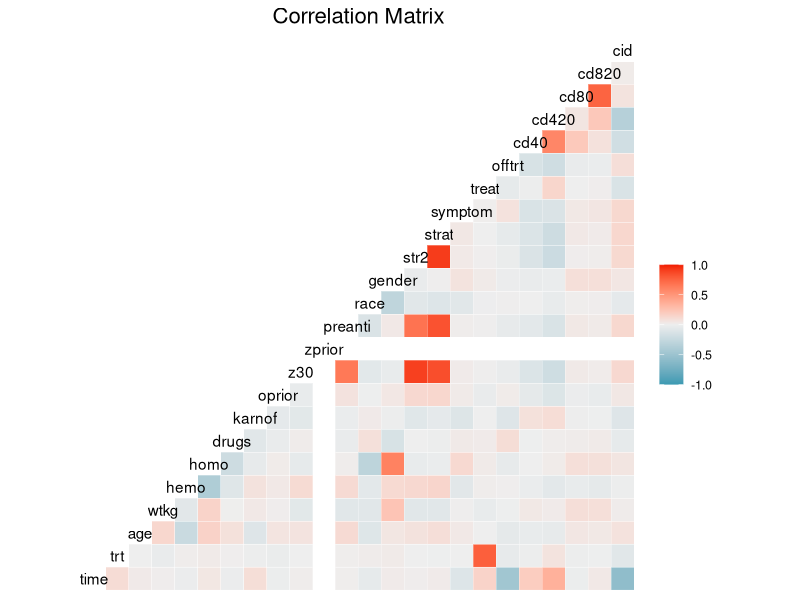
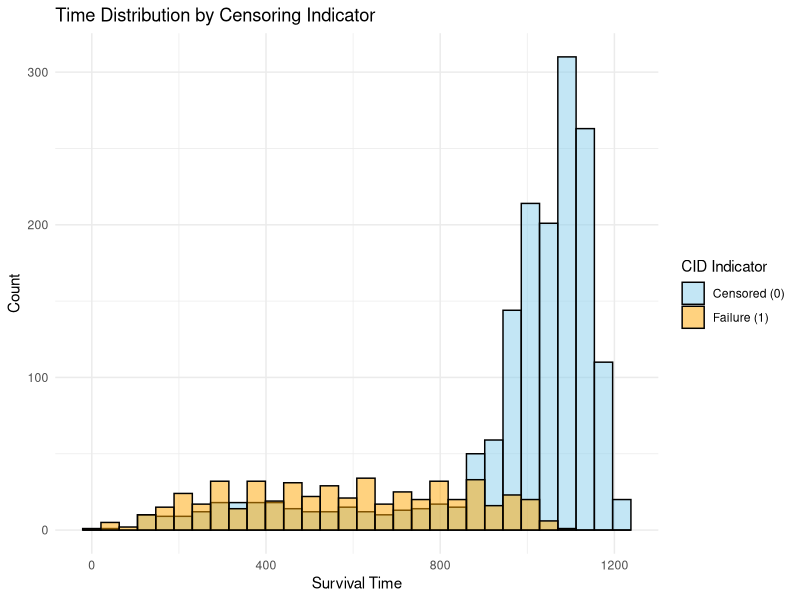
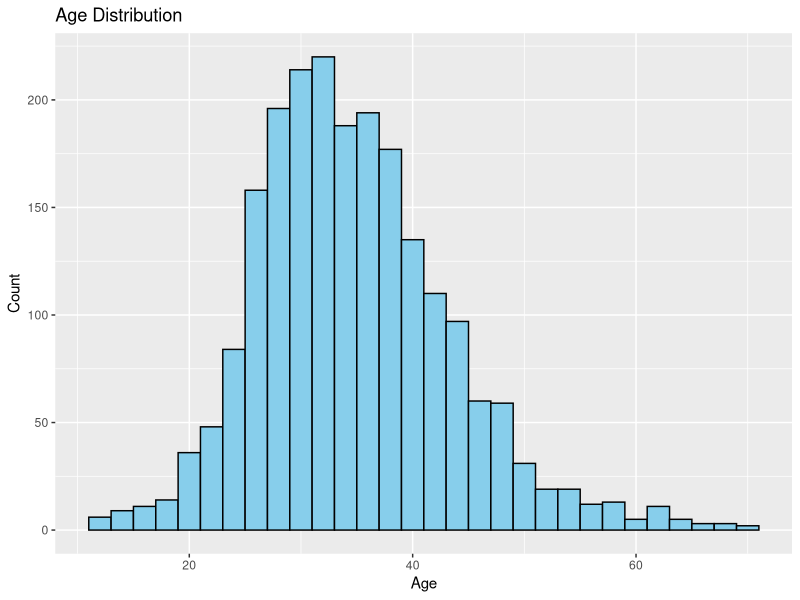
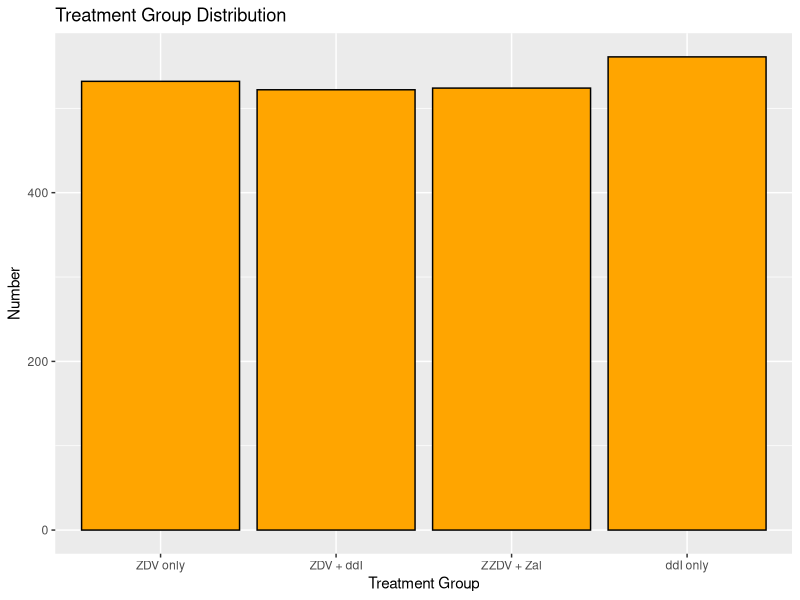
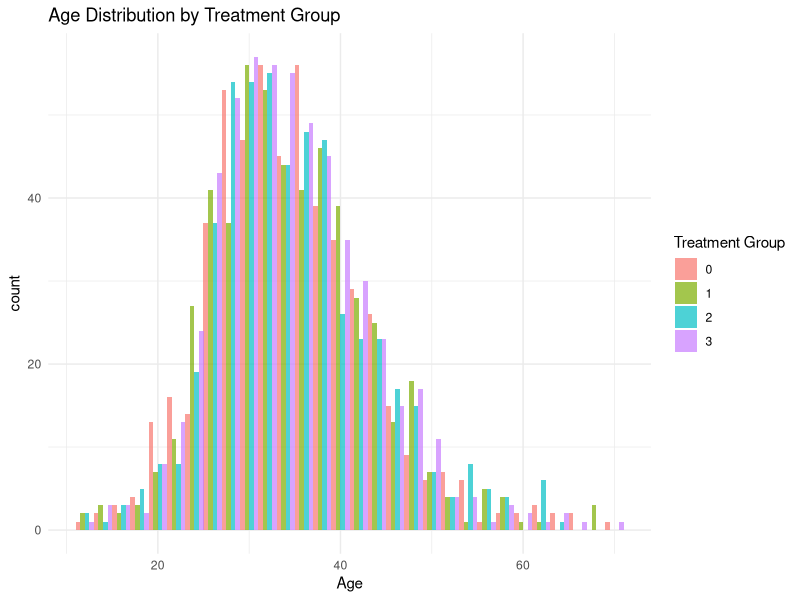
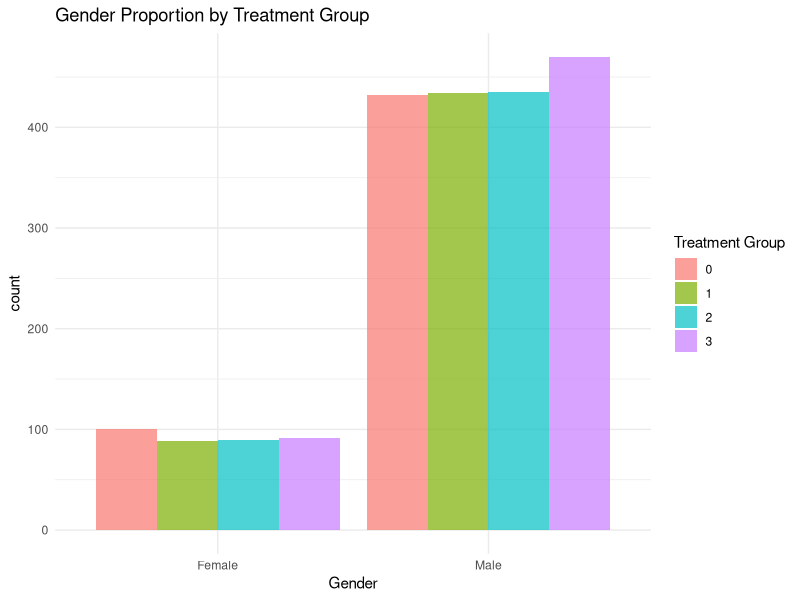
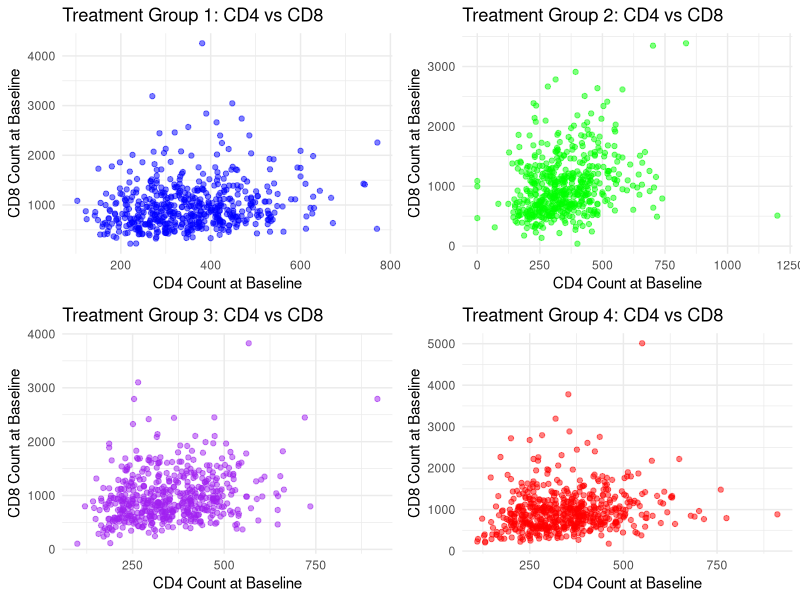
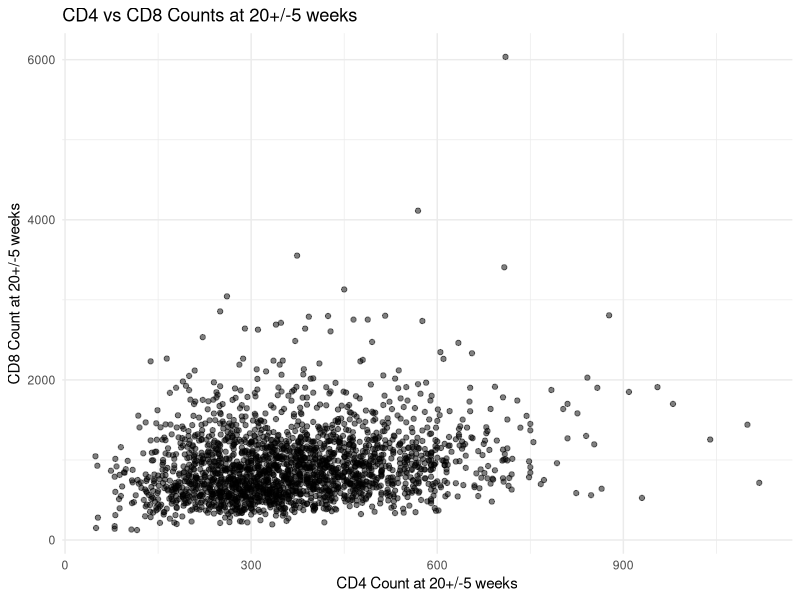

The R script that drew these images, in order:
## ---- chunk 1
library(ggplot2)
library(dplyr)
library(corrplot)
library(GGally)
data <- read.csv("../data/raw-data/aids_clinical_trials_combined.csv")
## ---- chunk 2
# Statistic Summary of the dataset
summary(data)
## ---- chunk 3
missing_values <- colSums(is.na(data))
print(missing_values)
## ---- chunk 4
ggcorr(data)+
  ggtitle("Correlation Matrix") +
  theme(plot.title = element_text(hjust = 0.5, size = 16))
## ---- chunk 5
ggplot(data, aes(x = time, fill = as.factor(cid))) +
  geom_histogram(position = "identity", bins = 30, color = "black", alpha = 0.5) +
  labs(
    title = "Time Distribution by Censoring Indicator",
    x = "Survival Time",
    y = "Count",
    fill = "CID Indicator"
  ) +
  scale_fill_manual(values = c("skyblue", "orange"), labels = c("Censored (0)", "Failure (1)")) +
  theme_minimal()

## ---- chunk 6
ggplot(data, aes(x = age)) +
  geom_histogram(bins = 30, fill = "skyblue", color = "black") +
  labs(title = "Age Distribution", x = "Age", y = "Count")
## ---- chunk 7
# Distribution of Treatment Groups
ggplot(data, aes(x = factor(trt))) +
  geom_bar(fill = "orange", color = "black") +
  labs(title = "Treatment Group Distribution", x = "Treatment Group", y = "Number") +
  scale_x_discrete(labels = c("0" = "ZDV only", "1" = "ZDV + ddI","2" = "ZZDV + Zal", "3" = "ddI only"))
## ---- chunk 8
ggplot(data, aes(x = age, fill = as.factor(trt))) +
  geom_histogram(bins = 30, position = "dodge", alpha = 0.7) +
  labs(title = "Age Distribution by Treatment Group", x = "Age", fill = "Treatment Group") +
  theme_minimal()
## ---- chunk 9
ggplot(data, aes(x = as.factor(gender), fill = as.factor(trt))) +
  geom_bar(position = "dodge", alpha = 0.7) +
  scale_x_discrete(labels = c("0" = "Female", "1" = "Male")) +  # Adding labels for gender
  labs(title = "Gender Proportion by Treatment Group", x = "Gender", fill = "Treatment Group") +
  theme_minimal()
## ---- chunk 10
library(ggplot2)
library(gridExtra)

# Plot for Treatment Group 1
plot1 <- ggplot(data %>% filter(trt == 0), aes(x = cd40, y = cd80)) +
  geom_point(alpha = 0.5, color = "blue") +
  labs(title = "Treatment Group 1: CD4 vs CD8", x = "CD4 Count at Baseline", y = "CD8 Count at Baseline") +
  theme_minimal()

# Plot for Treatment Group 2
plot2 <- ggplot(data %>% filter(trt == 1), aes(x = cd40, y = cd80)) +
  geom_point(alpha = 0.5, color = "green") +
  labs(title = "Treatment Group 2: CD4 vs CD8", x = "CD4 Count at Baseline", y = "CD8 Count at Baseline") +
  theme_minimal()

# Plot for Treatment Group 3
plot3 <- ggplot(data %>% filter(trt == 2), aes(x = cd40, y = cd80)) +
  geom_point(alpha = 0.5, color = "purple") +
  labs(title = "Treatment Group 3: CD4 vs CD8", x = "CD4 Count at Baseline", y = "CD8 Count at Baseline") +
  theme_minimal()

# Plot for Treatment Group 4 (if applicable)
plot4 <- ggplot(data %>% filter(trt == 3), aes(x = cd40, y = cd80)) +
  geom_point(alpha = 0.5, color = "red") +
  labs(title = "Treatment Group 4: CD4 vs CD8", x = "CD4 Count at Baseline", y = "CD8 Count at Baseline") +
  theme_minimal()

# Arrange the plots together
grid.arrange(plot1, plot2, plot3, plot4, nrow = 2, ncol = 2)
## ---- chunk 11
# Relationship between CD420 and CD820 counts
ggplot(data, aes(x = cd420, y = cd820)) +
  geom_point(alpha = 0.5) +
  labs(title = "CD4 vs CD8 Counts at 20+/-5 weeks", x = "CD4 Count at 20+/-5 weeks", y = "CD8 Count at 20+/-5 weeks") +
  theme_minimal()
## ---- chunk 12
cid_counts <- data %>%
  group_by(cid) %>%
  summarise(count = n())

ggplot(cid_counts, aes(x = "", y = count, fill = factor(cid))) +
  geom_bar(stat = "identity", width = 1) +
  coord_polar("y") +
  labs(title = "Diagnosis Result Distribution", fill = "cid") +
  theme_void() +
  scale_fill_manual(labels = c("0" = "failure", "1" = "censoring"), values = c("0" = "lightblue", "1" = "orange"))
## ---- chunk 13
avg_time_by_trt <- data %>%
  group_by(trt) %>%
  summarise(avg_time = mean(time, na.rm = TRUE))

# bar plot for average time by treatment group
ggplot(avg_time_by_trt, aes(x = factor(trt), y = avg_time, fill = factor(trt))) +
  geom_bar(stat = "identity", color = "black") +
  labs(title = "Average Time by Treatment Group", x = "Treatment Group", y = "Average Time") +
  theme_minimal() +
  scale_fill_discrete(name = "Treatment")
## ---- chunk 14
library(ggplot2)
library(reshape2)

cor_data <- data %>% select(karnof, cd40, cd420, cd80, cd820)
cor_matrix <- cor(cor_data, use = "complete.obs")
melted_cor_matrix <- melt(cor_matrix)

# Plot the heatmap
ggplot(data = melted_cor_matrix, aes(x = Var1, y = Var2, fill = value)) +
  geom_tile(color = "white") +
  scale_fill_gradient2(low = "blue", high = "red", mid = "white", 
                       midpoint = 0, limit = c(-1, 1), space = "Lab", 
                       name = "Correlation") +
  theme_minimal() + 
  labs(title = "Correlation Heatmap: Karnofsky Score vs CD Cell Counts", 
       x = "", y = "") +
  theme(axis.text.x = element_text(angle = 45, vjust = 1, 
                                   size = 12, hjust = 1))
